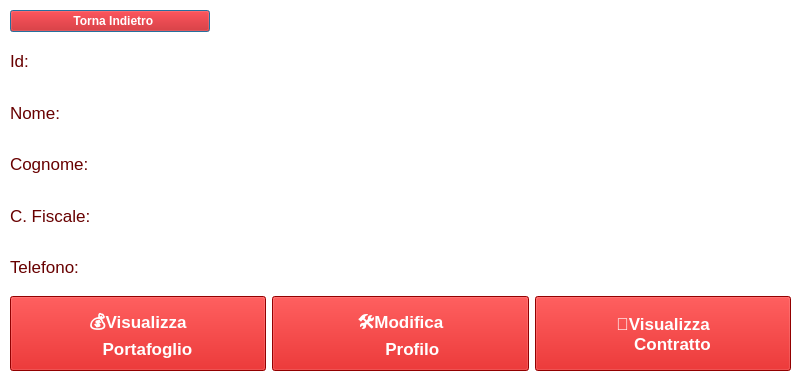
<?xml version="1.0" encoding="UTF-8"?>
<ui version="4.0">
 <class>Dialog</class>
 <widget class="QDialog" name="Dialog">
  <property name="geometry">
   <rect>
    <x>0</x>
    <y>0</y>
    <width>800</width>
    <height>380</height>
   </rect>
  </property>
  <property name="minimumSize">
   <size>
    <width>800</width>
    <height>380</height>
   </size>
  </property>
  <property name="maximumSize">
   <size>
    <width>800</width>
    <height>380</height>
   </size>
  </property>
  <property name="windowTitle">
   <string>Profilo</string>
  </property>
  <property name="windowIcon">
   <iconset>
    <normaloff>../../../Elegant logo.png</normaloff>../../../Elegant logo.png</iconset>
  </property>
  <property name="styleSheet">
   <string notr="true">background-color: rgb(255,255,255);</string>
  </property>
  <widget class="QWidget" name="layoutWidget">
   <property name="geometry">
    <rect>
     <x>10</x>
     <y>10</y>
     <width>781</width>
     <height>361</height>
    </rect>
   </property>
   <layout class="QGridLayout" name="gridLayout">
    <item row="1" column="0">
     <layout class="QVBoxLayout" name="verticalLayout_3">
      <item>
       <layout class="QHBoxLayout" name="horizontalLayout">
        <item>
         <layout class="QVBoxLayout" name="verticalLayout">
          <item>
           <widget class="QPushButton" name="back_button">
            <property name="maximumSize">
             <size>
              <width>200</width>
              <height>16777215</height>
             </size>
            </property>
            <property name="font">
             <font>
              <weight>75</weight>
              <bold>true</bold>
             </font>
            </property>
            <property name="styleSheet">
             <string notr="true">font-size:20; color:white;background-color:rgb(204,0,0)
</string>
            </property>
            <property name="text">
             <string>  Torna Indietro</string>
            </property>
           </widget>
          </item>
          <item>
           <widget class="QLabel" name="id_label">
            <property name="font">
             <font>
              <pointsize>13</pointsize>
             </font>
            </property>
            <property name="styleSheet">
             <string notr="true">font-size:14; color:rgb(104,0,0);</string>
            </property>
            <property name="text">
             <string>Id:</string>
            </property>
           </widget>
          </item>
          <item>
           <widget class="QLabel" name="label_nome">
            <property name="font">
             <font>
              <pointsize>13</pointsize>
             </font>
            </property>
            <property name="styleSheet">
             <string notr="true">font-size:14; color:rgb(104,0,0);</string>
            </property>
            <property name="text">
             <string>Nome:</string>
            </property>
           </widget>
          </item>
          <item>
           <widget class="QLabel" name="label_cognome">
            <property name="font">
             <font>
              <pointsize>13</pointsize>
             </font>
            </property>
            <property name="styleSheet">
             <string notr="true">font-size:14; color:rgb(104,0,0);</string>
            </property>
            <property name="text">
             <string>Cognome:</string>
            </property>
           </widget>
          </item>
          <item>
           <widget class="QLabel" name="label_cf">
            <property name="font">
             <font>
              <pointsize>13</pointsize>
             </font>
            </property>
            <property name="styleSheet">
             <string notr="true">font-size:14; color:rgb(104,0,0);</string>
            </property>
            <property name="text">
             <string>C. Fiscale:</string>
            </property>
           </widget>
          </item>
          <item>
           <widget class="QLabel" name="label_telefono">
            <property name="font">
             <font>
              <pointsize>13</pointsize>
             </font>
            </property>
            <property name="styleSheet">
             <string notr="true">font-size:14; color:rgb(104,0,0);</string>
            </property>
            <property name="text">
             <string>Telefono:</string>
            </property>
           </widget>
          </item>
         </layout>
        </item>
        <item>
         <layout class="QVBoxLayout" name="verticalLayout_2">
          <item>
           <widget class="QLabel" name="id_label_to_edit">
            <property name="font">
             <font>
              <pointsize>13</pointsize>
             </font>
            </property>
            <property name="styleSheet">
             <string notr="true">color:rgb(104,0,0);</string>
            </property>
            <property name="text">
             <string/>
            </property>
            <property name="textInteractionFlags">
             <set>Qt::LinksAccessibleByMouse|Qt::TextSelectableByMouse</set>
            </property>
           </widget>
          </item>
          <item>
           <widget class="QLabel" name="nome_label_to_edit">
            <property name="font">
             <font>
              <pointsize>13</pointsize>
             </font>
            </property>
            <property name="styleSheet">
             <string notr="true">color:rgb(104,0,0);</string>
            </property>
            <property name="text">
             <string/>
            </property>
            <property name="textInteractionFlags">
             <set>Qt::LinksAccessibleByMouse|Qt::TextSelectableByMouse</set>
            </property>
           </widget>
          </item>
          <item>
           <widget class="QLabel" name="cognome_label_to_edit">
            <property name="font">
             <font>
              <pointsize>13</pointsize>
             </font>
            </property>
            <property name="styleSheet">
             <string notr="true">color:rgb(104,0,0);</string>
            </property>
            <property name="text">
             <string/>
            </property>
            <property name="textInteractionFlags">
             <set>Qt::LinksAccessibleByMouse|Qt::TextSelectableByMouse</set>
            </property>
           </widget>
          </item>
          <item>
           <widget class="QLabel" name="cf_label_to_edit">
            <property name="font">
             <font>
              <pointsize>13</pointsize>
             </font>
            </property>
            <property name="styleSheet">
             <string notr="true">color:rgb(104,0,0);</string>
            </property>
            <property name="text">
             <string/>
            </property>
            <property name="textInteractionFlags">
             <set>Qt::LinksAccessibleByMouse|Qt::TextSelectableByMouse</set>
            </property>
           </widget>
          </item>
          <item>
           <widget class="QLabel" name="telefono_label_to_edit">
            <property name="font">
             <font>
              <pointsize>13</pointsize>
             </font>
            </property>
            <property name="styleSheet">
             <string notr="true">color:rgb(104,0,0);</string>
            </property>
            <property name="text">
             <string/>
            </property>
            <property name="textInteractionFlags">
             <set>Qt::LinksAccessibleByMouse|Qt::TextSelectableByMouse</set>
            </property>
           </widget>
          </item>
         </layout>
        </item>
       </layout>
      </item>
      <item>
       <layout class="QHBoxLayout" name="horizontalLayout_2">
        <item>
         <widget class="QPushButton" name="bottone_visualizza_portafoglio">
          <property name="maximumSize">
           <size>
            <width>16777215</width>
            <height>75</height>
           </size>
          </property>
          <property name="font">
           <font>
            <pointsize>13</pointsize>
            <weight>75</weight>
            <bold>true</bold>
           </font>
          </property>
          <property name="styleSheet">
           <string notr="true">font-size:20; color:white;background-color:rgb(204,0,0);
</string>
          </property>
          <property name="text">
           <string>💰Visualizza 
    Portafoglio</string>
          </property>
         </widget>
        </item>
        <item>
         <widget class="QPushButton" name="bottone_modifica">
          <property name="maximumSize">
           <size>
            <width>16777215</width>
            <height>75</height>
           </size>
          </property>
          <property name="font">
           <font>
            <pointsize>13</pointsize>
            <weight>75</weight>
            <bold>true</bold>
           </font>
          </property>
          <property name="acceptDrops">
           <bool>false</bool>
          </property>
          <property name="styleSheet">
           <string notr="true">font-size:20; color:white;background-color:rgb(204,0,0);
</string>
          </property>
          <property name="text">
           <string>🛠️Modifica
     Profilo</string>
          </property>
         </widget>
        </item>
        <item>
         <widget class="QPushButton" name="bottone_visualizza_ricevute">
          <property name="maximumSize">
           <size>
            <width>16777215</width>
            <height>75</height>
           </size>
          </property>
          <property name="font">
           <font>
            <pointsize>13</pointsize>
            <weight>75</weight>
            <bold>true</bold>
           </font>
          </property>
          <property name="styleSheet">
           <string notr="true">font-size:20; color:white;background-color:rgb(204,0,0)
</string>
          </property>
          <property name="text">
           <string>🧾Visualizza 
    Contratto</string>
          </property>
         </widget>
        </item>
       </layout>
      </item>
     </layout>
    </item>
   </layout>
  </widget>
 </widget>
 <resources/>
 <connections/>
</ui>
